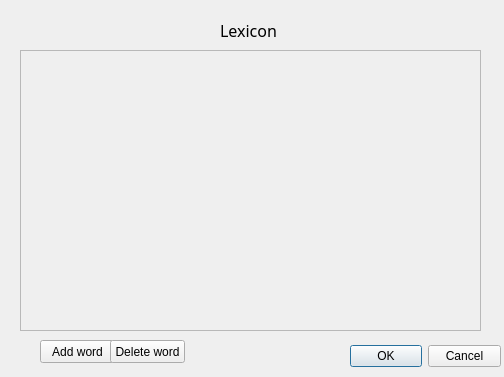
<?xml version="1.0" encoding="UTF-8"?>
<ui version="4.0">
 <class>words</class>
 <widget class="QDialog" name="words">
  <property name="geometry">
   <rect>
    <x>0</x>
    <y>0</y>
    <width>504</width>
    <height>377</height>
   </rect>
  </property>
  <property name="windowTitle">
   <string>Dialog</string>
  </property>
  <widget class="QDialogButtonBox" name="buttonBox">
   <property name="geometry">
    <rect>
     <x>350</x>
     <y>340</y>
     <width>151</width>
     <height>32</height>
    </rect>
   </property>
   <property name="orientation">
    <enum>Qt::Horizontal</enum>
   </property>
   <property name="standardButtons">
    <set>QDialogButtonBox::Cancel|QDialogButtonBox::Ok</set>
   </property>
  </widget>
  <widget class="QPushButton" name="pushButton">
   <property name="geometry">
    <rect>
     <x>40</x>
     <y>340</y>
     <width>75</width>
     <height>23</height>
    </rect>
   </property>
   <property name="text">
    <string>Add word</string>
   </property>
  </widget>
  <widget class="QPushButton" name="pushButton_2">
   <property name="geometry">
    <rect>
     <x>110</x>
     <y>340</y>
     <width>75</width>
     <height>23</height>
    </rect>
   </property>
   <property name="text">
    <string>Delete word</string>
   </property>
  </widget>
  <widget class="QScrollArea" name="scrollArea">
   <property name="geometry">
    <rect>
     <x>20</x>
     <y>50</y>
     <width>461</width>
     <height>281</height>
    </rect>
   </property>
   <property name="widgetResizable">
    <bool>true</bool>
   </property>
   <widget class="QWidget" name="scrollAreaWidgetContents">
    <property name="geometry">
     <rect>
      <x>0</x>
      <y>0</y>
      <width>459</width>
      <height>279</height>
     </rect>
    </property>
   </widget>
  </widget>
  <widget class="QLabel" name="label">
   <property name="geometry">
    <rect>
     <x>220</x>
     <y>20</y>
     <width>61</width>
     <height>21</height>
    </rect>
   </property>
   <property name="font">
    <font>
     <family>Adobe 仿宋 Std R</family>
     <pointsize>12</pointsize>
    </font>
   </property>
   <property name="text">
    <string>Lexicon</string>
   </property>
  </widget>
 </widget>
 <resources/>
 <connections>
  <connection>
   <sender>buttonBox</sender>
   <signal>accepted()</signal>
   <receiver>words</receiver>
   <slot>accept()</slot>
   <hints>
    <hint type="sourcelabel">
     <x>248</x>
     <y>254</y>
    </hint>
    <hint type="destinationlabel">
     <x>157</x>
     <y>274</y>
    </hint>
   </hints>
  </connection>
  <connection>
   <sender>buttonBox</sender>
   <signal>rejected()</signal>
   <receiver>words</receiver>
   <slot>reject()</slot>
   <hints>
    <hint type="sourcelabel">
     <x>316</x>
     <y>260</y>
    </hint>
    <hint type="destinationlabel">
     <x>286</x>
     <y>274</y>
    </hint>
   </hints>
  </connection>
 </connections>
</ui>
